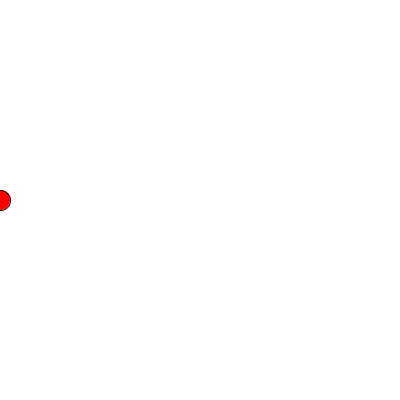
Frame 1 (no input)
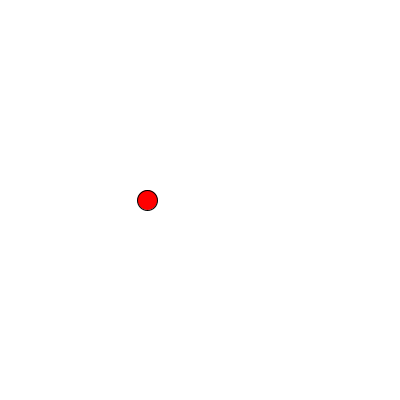
Frame 60 (the mouse pressed at the canvas centre just before this capture)
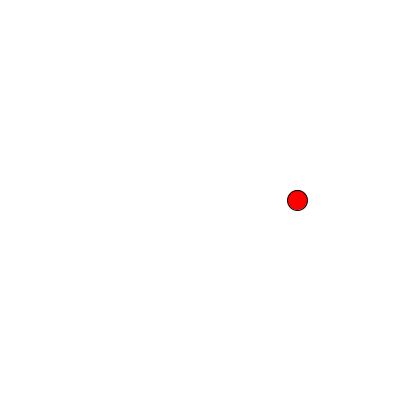
Frame 120 (the mouse held since frame 60 and released just before this capture)

The Processing sketch that drew these frames (run headless with seeded random() and noise(); from frame 60 on, the mouse is pressed at the canvas centre):

// Processing sketch: ExampleSketch
// ── ExampleSketch.pde
float x = 0;
float speed = 2.5;

void setup() {
  size(400, 400);
  background(255);
}

void draw() {
  background(255);
  fill(255, 0, 0);
  ellipse(x, height/2, 20, 20);
  x += speed;
  if (x > width) {
    x = 0;
  }
}
